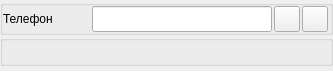
<?xml version="1.0" encoding="UTF-8"?>
<ui version="4.0">
 <class>widjetAddPhoneForm</class>
 <widget class="QWidget" name="widjetAddPhoneForm">
  <property name="geometry">
   <rect>
    <x>0</x>
    <y>0</y>
    <width>329</width>
    <height>48</height>
   </rect>
  </property>
  <property name="maximumSize">
   <size>
    <width>330</width>
    <height>16777215</height>
   </size>
  </property>
  <property name="windowTitle">
   <string>Form</string>
  </property>
  <layout class="QVBoxLayout" name="verticalLayout">
   <property name="spacing">
    <number>0</number>
   </property>
   <property name="leftMargin">
    <number>0</number>
   </property>
   <property name="topMargin">
    <number>0</number>
   </property>
   <property name="rightMargin">
    <number>0</number>
   </property>
   <property name="bottomMargin">
    <number>5</number>
   </property>
   <item>
    <widget class="QGroupBox" name="groupBox">
     <property name="sizePolicy">
      <sizepolicy hsizetype="Fixed" vsizetype="Preferred">
       <horstretch>0</horstretch>
       <verstretch>0</verstretch>
      </sizepolicy>
     </property>
     <property name="title">
      <string/>
     </property>
     <layout class="QHBoxLayout" name="horizontalLayout">
      <property name="spacing">
       <number>2</number>
      </property>
      <property name="leftMargin">
       <number>0</number>
      </property>
      <property name="topMargin">
       <number>0</number>
      </property>
      <property name="rightMargin">
       <number>0</number>
      </property>
      <property name="bottomMargin">
       <number>0</number>
      </property>
      <item>
       <widget class="QLabel" name="label">
        <property name="minimumSize">
         <size>
          <width>60</width>
          <height>0</height>
         </size>
        </property>
        <property name="maximumSize">
         <size>
          <width>60</width>
          <height>16777215</height>
         </size>
        </property>
        <property name="text">
         <string>Телефон</string>
        </property>
       </widget>
      </item>
      <item>
       <widget class="QLabel" name="lbl_count">
        <property name="minimumSize">
         <size>
          <width>25</width>
          <height>0</height>
         </size>
        </property>
        <property name="maximumSize">
         <size>
          <width>25</width>
          <height>16777215</height>
         </size>
        </property>
        <property name="text">
         <string/>
        </property>
       </widget>
      </item>
      <item>
       <widget class="QLineEdit" name="le_phone">
        <property name="sizePolicy">
         <sizepolicy hsizetype="Fixed" vsizetype="Fixed">
          <horstretch>0</horstretch>
          <verstretch>0</verstretch>
         </sizepolicy>
        </property>
        <property name="minimumSize">
         <size>
          <width>180</width>
          <height>26</height>
         </size>
        </property>
        <property name="maximumSize">
         <size>
          <width>180</width>
          <height>26</height>
         </size>
        </property>
       </widget>
      </item>
      <item>
       <widget class="QPushButton" name="add_phone">
        <property name="minimumSize">
         <size>
          <width>26</width>
          <height>26</height>
         </size>
        </property>
        <property name="maximumSize">
         <size>
          <width>26</width>
          <height>26</height>
         </size>
        </property>
        <property name="cursor">
         <cursorShape>PointingHandCursor</cursorShape>
        </property>
        <property name="text">
         <string/>
        </property>
        <property name="icon">
         <iconset resource="../../resurce.qrc">
          <normaloff>:/Icons/icons/plus-square_.svg</normaloff>:/Icons/icons/plus-square_.svg</iconset>
        </property>
       </widget>
      </item>
      <item>
       <widget class="QPushButton" name="delete_phone">
        <property name="minimumSize">
         <size>
          <width>26</width>
          <height>26</height>
         </size>
        </property>
        <property name="maximumSize">
         <size>
          <width>26</width>
          <height>26</height>
         </size>
        </property>
        <property name="cursor">
         <cursorShape>PointingHandCursor</cursorShape>
        </property>
        <property name="text">
         <string/>
        </property>
        <property name="icon">
         <iconset resource="../../resurce.qrc">
          <normaloff>:/Icons/icons/trash_.svg</normaloff>:/Icons/icons/trash_.svg</iconset>
        </property>
       </widget>
      </item>
      <item>
       <widget class="QLabel" name="lbl_id_phone">
        <property name="minimumSize">
         <size>
          <width>0</width>
          <height>0</height>
         </size>
        </property>
        <property name="maximumSize">
         <size>
          <width>0</width>
          <height>0</height>
         </size>
        </property>
        <property name="text">
         <string/>
        </property>
       </widget>
      </item>
     </layout>
    </widget>
   </item>
   <item>
    <widget class="QGroupBox" name="gbx_msg">
     <property name="sizePolicy">
      <sizepolicy hsizetype="Preferred" vsizetype="Preferred">
       <horstretch>0</horstretch>
       <verstretch>0</verstretch>
      </sizepolicy>
     </property>
     <layout class="QHBoxLayout" name="layout_msg">
      <property name="spacing">
       <number>0</number>
      </property>
      <property name="leftMargin">
       <number>0</number>
      </property>
      <property name="topMargin">
       <number>0</number>
      </property>
      <property name="rightMargin">
       <number>0</number>
      </property>
      <property name="bottomMargin">
       <number>0</number>
      </property>
      <item>
       <widget class="QLabel" name="lbl_msg">
        <property name="sizePolicy">
         <sizepolicy hsizetype="Preferred" vsizetype="Preferred">
          <horstretch>0</horstretch>
          <verstretch>0</verstretch>
         </sizepolicy>
        </property>
        <property name="text">
         <string/>
        </property>
       </widget>
      </item>
     </layout>
    </widget>
   </item>
  </layout>
 </widget>
 <resources>
  <include location="../../resurce.qrc"/>
 </resources>
 <connections/>
</ui>
